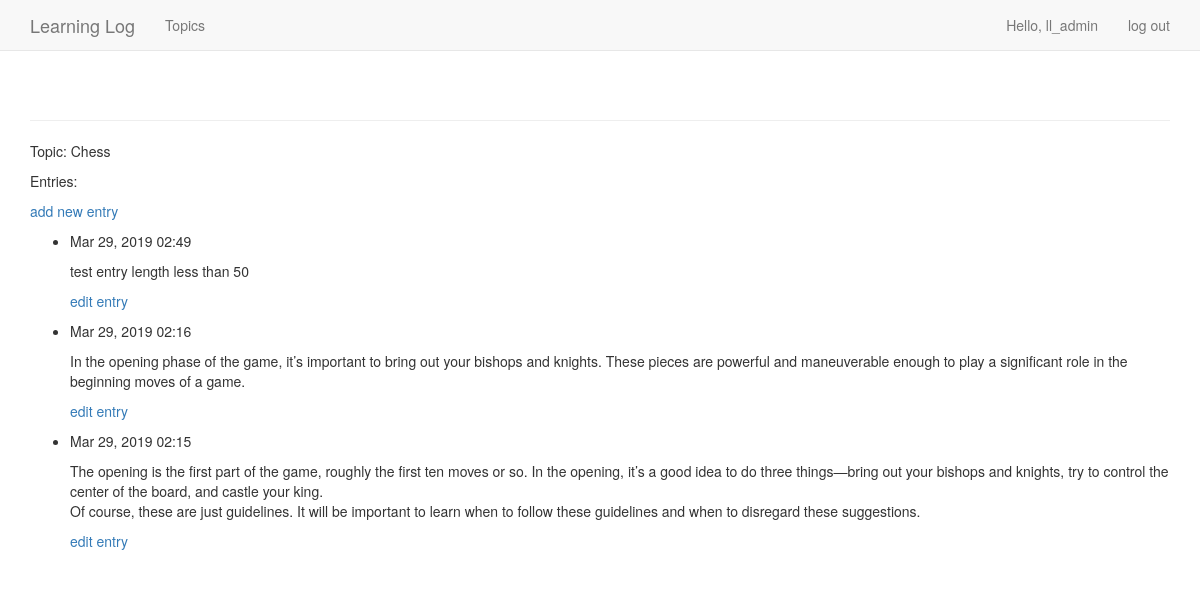
Before: /topics/1/ (signed in) with the older database file.
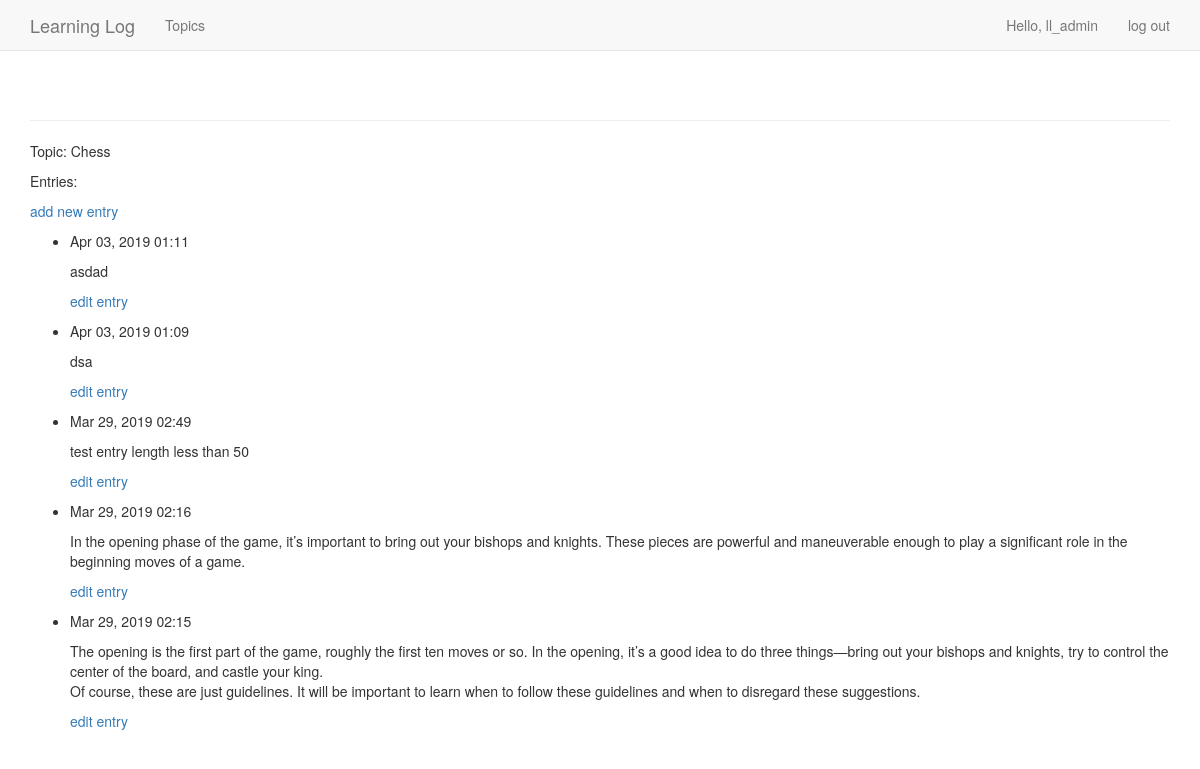
After: the same page with the newer database file.
### learning_logs/models.py (models this page shows, shortened)
class Topic(models.Model):
    text = models.CharField(max_length=200)
    date_added = models.DateTimeField(auto_now_add = True)
    owner = models.ForeignKey(User, on_delete=models.CASCADE)
    def __str__(self):
        return self.text

class Entry(models.Model):
    topic = models.ForeignKey(Topic, on_delete=models.CASCADE)
    text = models.TextField()
    date_added = models.DateTimeField(auto_now_add = True)
    class Meta:
        verbose_name_plural = 'entries'

### learning_logs/views.py (the view)
# urls.py: path('topics/<int:topic_id>/', views.topic, name='topic'),
@login_required
def topic(request, topic_id):
    topic = Topic.objects.get(id=topic_id)
    if topic.owner != request.user:
        raise Http404
    entries = topic.entry_set.order_by('-date_added')
    context = {'topic':topic, 'entries': entries}
    return render(request, 'learning_logs/topic.html', context)

### learning_logs/templates/learning_logs/topic.html
{% extends 'learning_logs/base.html' %}
{% block content %}
  <p>Topic: {{ topic }}</p>
  <p>Entries:</p>
  <p>
    <a href="{% url 'learning_logs:new_entry' topic.id %}">add new entry</a>
  </p>
  <ul>
  {% for entry in entries %}
    <li>
      <p>{{ entry.date_added|date:'M d, Y H:i'}}</p>
      <p>{{ entry.text|linebreaks }}</p>
      <p>
        <a href="{% url 'learning_logs:edit_entry' entry.id %}">edit entry</a>
      </p>
    </li>
  {% empty %}
    <li>
      There are no entries for this topic yet.
    </li>
  {% endfor %}
  </ul>
{% endblock content %}

### learning_logs/templates/learning_logs/base.html (shortened to what this page needs)
{% load bootstrap3 %}
<!DOCTYPE html>
<html lang="en">
  <head>
    {% bootstrap_css %}
  </head>
  <body>
    <nav class="navbar navbar-default navbar-static-top">
      <div class="container">
        <div class="navbar-header">
          <a class="navbar-brand" href="{% url 'learning_logs:index' %}">
            Learning Log</a>
        </div>
        <div id="navbar" class="navbar-collapse collapse">
            <ul class="nav navbar-nav">
            <li><a href="{% url 'learning_logs:topics' %}">Topics</a></li>
            </ul>
            <ul class="nav navbar-nav navbar-right">
            {% if user.is_authenticated %}
                <li><a>Hello, {{ user.username }}</a></li>
                <li><a href="{% url 'users:logout' %}">log out</a></li>
            {% else %}
                <li><a href="{% url 'users:register' %}">register</a></li>
                <li><a href="{% url 'users:login' %}">log in</a></li>
            {% endif %}
            </ul>
        </div>
      </div>
    </nav>
    <div class="container">
      <div class="page-header">
      </div>
      <div>
        {% block content %}{% endblock content %}
      </div>
    </div>
  </body>
</html>

Changed rows visible on the page:
added Entry: date_added "Apr 03, 2019 01:11", text "asdad"
added Entry: date_added "Apr 03, 2019 01:09", text "dsa"
